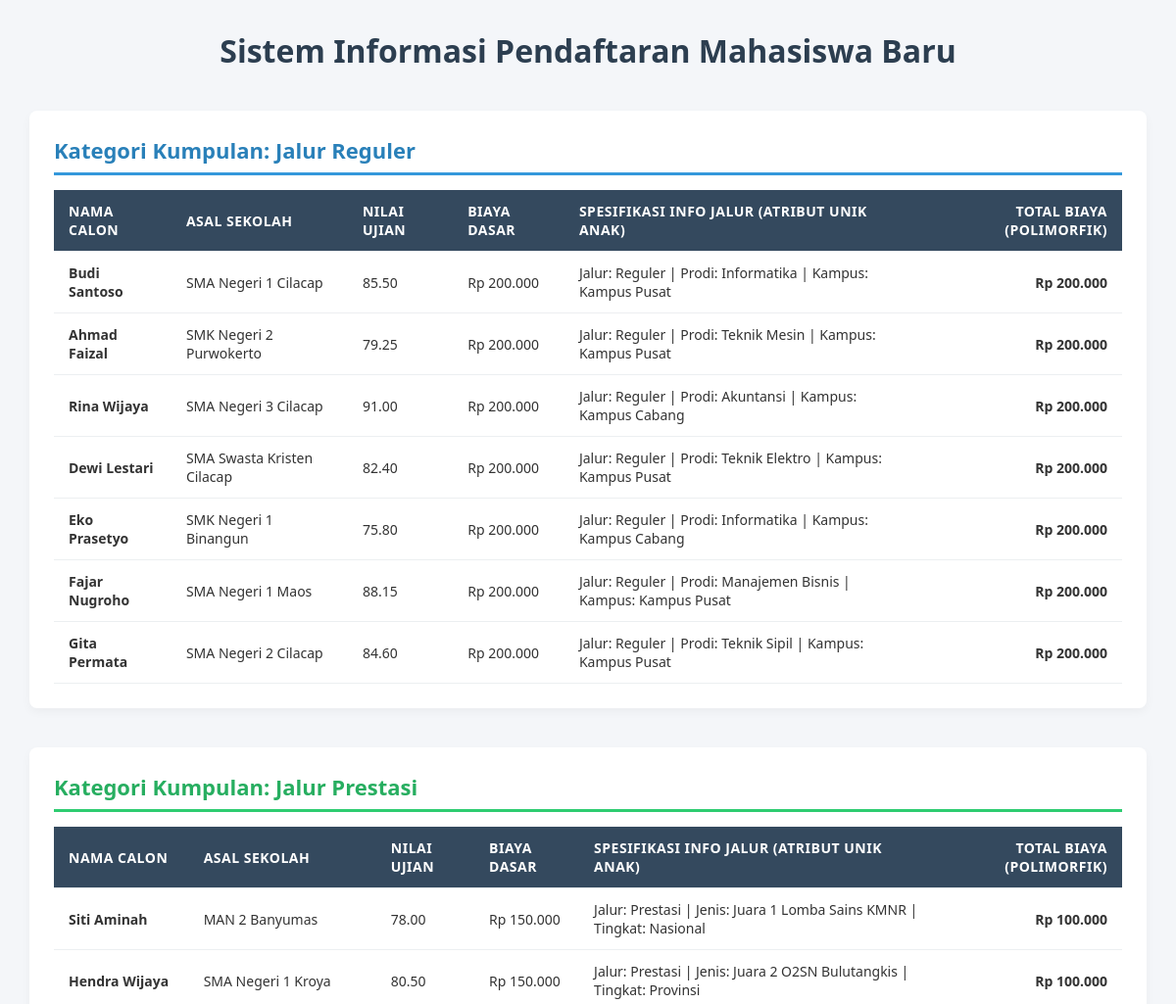
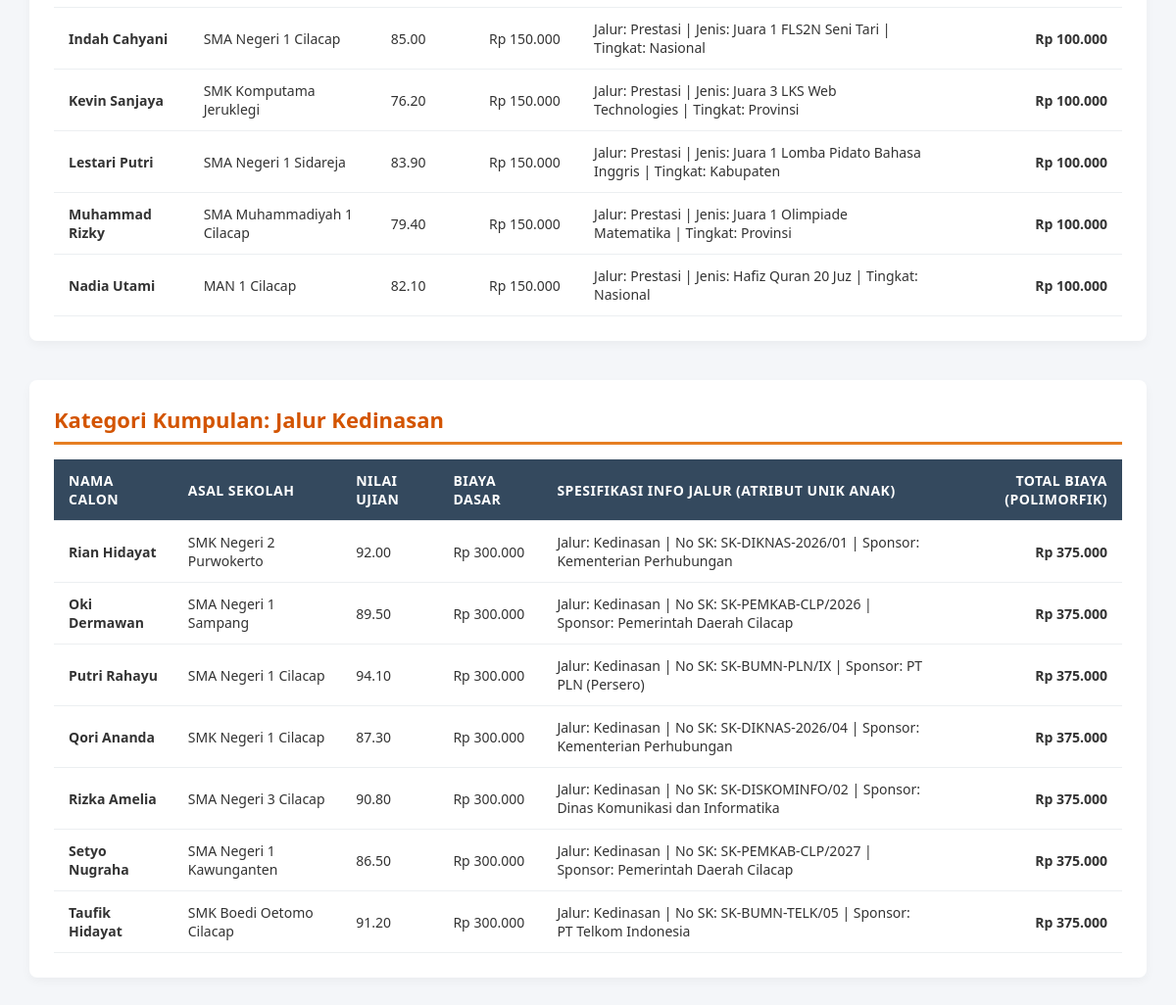
The page / on the database its author committed (2 pictures, top to bottom).
### tables this page shows
CREATE TABLE `tabel_pendaftaran` (
  `id_pendaftaran` int NOT NULL,
  `nama_calon` varchar(255) NOT NULL,
  `asal_sekolah` varchar(155) NOT NULL,
  `nilai_ujian` decimal(5,2) NOT NULL,
  `biaya_pendaftaran_dasar` decimal(10,2) NOT NULL,
  `jalur_pendaftaran` enum('Reguler','Prestasi','Kedinasan') NOT NULL,
  `pilihan_prodi` varchar(100) DEFAULT NULL,
  `lokasi_kampus` varchar(100) DEFAULT NULL,
  `jenis_prestasi` varchar(100) DEFAULT NULL,
  `tingkat_prestasi` varchar(50) DEFAULT NULL,
  `sk_ikatan_dinas` varchar(100) DEFAULT NULL,
  `instansi_sponsor` varchar(155) DEFAULT NULL
);

### pendaftaranreguler.php (called while the page is built, shortened)
<?php
require_once 'pendaftaran.php';
class PendaftaranReguler extends Pendaftaran {
    private $pilihanProdi;
    private $lokasiKampus;
    public function __construct($data = []) {
        if (!empty($data)) {
            $this->pilihanProdi = $data['pilihan_prodi'] ?? '';
            $this->lokasiKampus = $data['lokasi_kampus'] ?? '';
        }
    }
    public function hitungTotalBiaya() {
        return $this->biayaPendaftaranDasar;
    }
    public function tampilkanInfoJalur() {
        return "Jalur: Reguler | Prodi: " . $this->pilihanProdi . " | Kampus: " . $this->lokasiKampus;
    }
    public function getDaftarReguler($db) {
        $query = "SELECT id_pendaftaran, nama_calon, asal_sekolah, nilai_ujian, biaya_pendaftaran_dasar, jalur_pendaftaran, pilihan_prodi, lokasi_kampus
                  FROM tabel_pendaftaran
                  WHERE jalur_pendaftaran = 'Reguler'";
        $result = $db->query($query);
        return $result->fetch_all(MYSQLI_ASSOC);
    }
}
?>

### pendaftaran.php (called while the page is built, shortened)
<?php
abstract class Pendaftaran {
    public function __construct($data) {
        $this->biayaPendaftaranDasar  = $data['biaya_pendaftaran_dasar'] ?? 0.0;
    }
}

### pendaftaranprestasi.php (called while the page is built, shortened)
<?php
require_once 'pendaftaran.php';
class PendaftaranPrestasi extends Pendaftaran {
    private $jenisPrestasi;
    private $tingkatPrestasi;
    public function __construct($data = []) {
        if (!empty($data)) {
            $this->jenisPrestasi   = $data['jenis_prestasi'] ?? '';
            $this->tingkatPrestasi = $data['tingkat_prestasi'] ?? '';
        }
    }
    public function hitungTotalBiaya() {
        return $this->biayaPendaftaranDasar - 50000;
    }
    public function tampilkanInfoJalur() {
        return "Jalur: Prestasi | Jenis: " . $this->jenisPrestasi . " | Tingkat: " . $this->tingkatPrestasi;
    }
    public function getDaftarPrestasi($db) {
        $query = "SELECT id_pendaftaran, nama_calon, asal_sekolah, nilai_ujian, biaya_pendaftaran_dasar, jalur_pendaftaran, jenis_prestasi, tingkat_prestasi
                  FROM tabel_pendaftaran
                  WHERE jalur_pendaftaran = 'Prestasi'";
        $result = $db->query($query);
        return $result->fetch_all(MYSQLI_ASSOC);
    }
}
?>

### pendaftarankedinasan.php (called while the page is built, shortened)
<?php
require_once 'pendaftaran.php';
class PendaftaranKedinasan extends Pendaftaran {
    private $skIkatanDinas;
    private $instansiSponsor;
    public function __construct($data = []) {
        if (!empty($data)) {
            $this->skIkatanDinas   = $data['sk_ikatan_dinas'] ?? '';
            $this->instansiSponsor = $data['instansi_sponsor'] ?? '';
        }
    }
    public function hitungTotalBiaya() {
        return $this->biayaPendaftaranDasar * 1.25;
    }
    public function tampilkanInfoJalur() {
        return "Jalur: Kedinasan | No SK: " . $this->skIkatanDinas . " | Sponsor: " . $this->instansiSponsor;
    }
    public function getDaftarKedinasan($db) {
        $query = "SELECT id_pendaftaran, nama_calon, asal_sekolah, nilai_ujian, biaya_pendaftaran_dasar, jalur_pendaftaran, sk_ikatan_dinas, instansi_sponsor
                  FROM tabel_pendaftaran
                  WHERE jalur_pendaftaran = 'Kedinasan'";
        $result = $db->query($query);
        return $result->fetch_all(MYSQLI_ASSOC);
    }
}
?>

### index.php (the view, shortened to what this page needs)
<?php
require_once 'pendaftaran.php';
require_once 'PendaftaranReguler.php';
require_once 'PendaftaranPrestasi.php';
require_once 'PendaftaranKedinasan.php';
$koneksiObj = new Koneksi();
$db = $koneksiObj->db;
$regulerObj   = new PendaftaranReguler();
$prestasiObj  = new PendaftaranPrestasi();
$kedinasanObj = new PendaftaranKedinasan();
$dataReguler   = $regulerObj->getDaftarReguler($db);
$dataPrestasi  = $prestasiObj->getDaftarPrestasi($db);
$dataKedinasan = $kedinasanObj->getDaftarKedinasan($db);
?>
<!DOCTYPE html>
<html lang="id">
<head>
</head>
<body>
    <h1>Sistem Informasi Pendaftaran Mahasiswa Baru</h1>
    <div class="jalur-section Reguler">
        <div class="jalur-title">Kategori Kumpulan: Jalur Reguler</div>
        <table>
            <thead>
                <tr>
                    <th>Nama Calon</th>
                    <th>Asal Sekolah</th>
                    <th>Nilai Ujian</th>
                    <th>Biaya Dasar</th>
                    <th>Spesifikasi Info Jalur (Atribut Unik Anak)</th>
                    <th class="text-right">Total Biaya (Polimorfik)</th>
                </tr>
            </thead>
            <tbody>
                <?php if (!empty($dataReguler)): ?>
                    <?php foreach ($dataReguler as $row): ?>
                        <?php
                        $mhs = new PendaftaranReguler($row);
                        ?>
                        <tr>
                            <td><strong><?= htmlspecialchars($row['nama_calon']); ?></strong></td>
                            <td><?= htmlspecialchars($row['asal_sekolah']); ?></td>
                            <td><?= htmlspecialchars($row['nilai_ujian']); ?></td>
                            <td>Rp <?= number_format($row['biaya_pendaftaran_dasar'], 0, ',', '.'); ?></td>
                            <td><?= $mhs->tampilkanInfoJalur(); ?></td>
                            <td class="text-right"><strong>Rp <?= number_format($mhs->hitungTotalBiaya(), 0, ',', '.'); ?></strong></td>
                        </tr>
                    <?php endforeach; ?>
                <?php else: ?>
                    <tr><td colspan="6" class="empty">Tidak ada data pendaftaran jalur Reguler.</td></tr>
                <?php endif; ?>
            </tbody>
        </table>
    </div>
    <div class="jalur-section Prestasi">
        <div class="jalur-title">Kategori Kumpulan: Jalur Prestasi</div>
        <table>
            <thead>
                <tr>
                    <th>Nama Calon</th>
                    <th>Asal Sekolah</th>
                    <th>Nilai Ujian</th>
                    <th>Biaya Dasar</th>
                    <th>Spesifikasi Info Jalur (Atribut Unik Anak)</th>
                    <th class="text-right">Total Biaya (Polimorfik)</th>
                </tr>
            </thead>
            <tbody>
                <?php if (!empty($dataPrestasi)): ?>
                    <?php foreach ($dataPrestasi as $row): ?>
                        <?php
                        $mhs = new PendaftaranPrestasi($row);
                        ?>
                        <tr>
                            <td><strong><?= htmlspecialchars($row['nama_calon']); ?></strong></td>
                            <td><?= htmlspecialchars($row['asal_sekolah']); ?></td>
                            <td><?= htmlspecialchars($row['nilai_ujian']); ?></td>
                            <td>Rp <?= number_format($row['biaya_pendaftaran_dasar'], 0, ',', '.'); ?></td>
                            <td><?= $mhs->tampilkanInfoJalur(); ?></td>
                            <td class="text-right"><strong>Rp <?= number_format($mhs->hitungTotalBiaya(), 0, ',', '.'); ?></strong></td>
                        </tr>
                    <?php endforeach; ?>
                <?php else: ?>
                    <tr><td colspan="6" class="empty">Tidak ada data pendaftaran jalur Prestasi.</td></tr>
                <?php endif; ?>
            </tbody>
        </table>
    </div>
    <div class="jalur-section Kedinasan">
        <div class="jalur-title">Kategori Kumpulan: Jalur Kedinasan</div>
        <table>
            <thead>
                <tr>
                    <th>Nama Calon</th>
                    <th>Asal Sekolah</th>
                    <th>Nilai Ujian</th>
                    <th>Biaya Dasar</th>
                    <th>Spesifikasi Info Jalur (Atribut Unik Anak)</th>
                    <th class="text-right">Total Biaya (Polimorfik)</th>
                </tr>
            </thead>
            <tbody>
                <?php if (!empty($dataKedinasan)): ?>
                    <?php foreach ($dataKedinasan as $row): ?>
                        <?php
                        $mhs = new PendaftaranKedinasan($row);
                        ?>
                        <tr>
                            <td><strong><?= htmlspecialchars($row['nama_calon']); ?></strong></td>
                            <td><?= htmlspecialchars($row['asal_sekolah']); ?></td>
                            <td><?= htmlspecialchars($row['nilai_ujian']); ?></td>
                            <td>Rp <?= number_format($row['biaya_pendaftaran_dasar'], 0, ',', '.'); ?></td>
                            <td><?= $mhs->tampilkanInfoJalur(); ?></td>
                            <td class="text-right"><strong>Rp <?= number_format($mhs->hitungTotalBiaya(), 0, ',', '.'); ?></strong></td>
                        </tr>
                    <?php endforeach; ?>
                <?php else: ?>
                    <tr><td colspan="6" class="empty">Tidak ada data pendaftaran jalur Kedinasan.</td></tr>
                <?php endif; ?>
            </tbody>
        </table>
    </div>
</body>
</html>

### index.php (style rules this page uses)
body { font-family: 'Segoe UI', Tahoma, Geneva, Verdana, sans-serif; margin: 30px; background-color: #f4f6f9; color: #333; }
h1 { text-align: center; color: #2c3e50; margin-bottom: 40px; font-weight: 700; }
.jalur-section { background: #fff; padding: 25px; border-radius: 8px; box-shadow: 0 4px 10px rgba(0,0,0,0.04); margin-bottom: 40px; }
.jalur-title { font-size: 22px; font-weight: bold; padding-bottom: 8px; margin-bottom: 15px; border-bottom: 3px solid #34495e; }
.Reguler .jalur-title { border-color: #3498db; color: #2980b9; }
.Prestasi .jalur-title { border-color: #2ecc71; color: #27ae60; }
.Kedinasan .jalur-title { border-color: #e67e22; color: #d35400; }
table { width: 100%; border-collapse: collapse; margin-top: 10px; }
th, td { padding: 12px 15px; text-align: left; border-bottom: 1px solid #eceff1; font-size: 14px; }
th { background-color: #34495e; color: white; text-transform: uppercase; letter-spacing: 0.5px; }
.text-right { text-align: right; }

### rows shown on the page
tabel_pendaftaran: nama_calon "Budi Santoso", asal_sekolah "SMA Negeri 1 Cilacap", nilai_ujian "85.50", biaya_pendaftaran_dasar "200.000", $mhs->tampilkanInfoJalur() "Jalur: Reguler | Prodi: Informatika | Kampus: Kampus Pusat"
tabel_pendaftaran: nama_calon "Ahmad Faizal", asal_sekolah "SMK Negeri 2 Purwokerto", nilai_ujian "79.25", biaya_pendaftaran_dasar "200.000", $mhs->tampilkanInfoJalur() "Jalur: Reguler | Prodi: Teknik Mesin | Kampus: Kampus Pusat"
tabel_pendaftaran: nama_calon "Rina Wijaya", asal_sekolah "SMA Negeri 3 Cilacap", nilai_ujian "91.00", biaya_pendaftaran_dasar "200.000", $mhs->tampilkanInfoJalur() "Jalur: Reguler | Prodi: Akuntansi | Kampus: Kampus Cabang"
tabel_pendaftaran: nama_calon "Dewi Lestari", asal_sekolah "SMA Swasta Kristen Cilacap", nilai_ujian "82.40", biaya_pendaftaran_dasar "200.000", $mhs->tampilkanInfoJalur() "Jalur: Reguler | Prodi: Teknik Elektro | Kampus: Kampus Pusat"
tabel_pendaftaran: nama_calon "Eko Prasetyo", asal_sekolah "SMK Negeri 1 Binangun", nilai_ujian "75.80", biaya_pendaftaran_dasar "200.000", $mhs->tampilkanInfoJalur() "Jalur: Reguler | Prodi: Informatika | Kampus: Kampus Cabang"
tabel_pendaftaran: nama_calon "Fajar Nugroho", asal_sekolah "SMA Negeri 1 Maos", nilai_ujian "88.15", biaya_pendaftaran_dasar "200.000", $mhs->tampilkanInfoJalur() "Jalur: Reguler | Prodi: Manajemen Bisnis | Kampus: Kampus Pusat"
tabel_pendaftaran: nama_calon "Gita Permata", asal_sekolah "SMA Negeri 2 Cilacap", nilai_ujian "84.60", biaya_pendaftaran_dasar "200.000", $mhs->tampilkanInfoJalur() "Jalur: Reguler | Prodi: Teknik Sipil | Kampus: Kampus Pusat"
tabel_pendaftaran: nama_calon "Siti Aminah", asal_sekolah "MAN 2 Banyumas", nilai_ujian "78.00", biaya_pendaftaran_dasar "150.000", $mhs->tampilkanInfoJalur() "Jalur: Prestasi | Jenis: Juara 1 Lomba Sains KMNR | Tingkat: Nasional", biaya_pendaftaran_dasar "100.000"
tabel_pendaftaran: nama_calon "Hendra Wijaya", asal_sekolah "SMA Negeri 1 Kroya", nilai_ujian "80.50", biaya_pendaftaran_dasar "150.000", $mhs->tampilkanInfoJalur() "Jalur: Prestasi | Jenis: Juara 2 O2SN Bulutangkis | Tingkat: Provinsi", biaya_pendaftaran_dasar "100.000"
tabel_pendaftaran: nama_calon "Indah Cahyani", asal_sekolah "SMA Negeri 1 Cilacap", nilai_ujian "85.00", biaya_pendaftaran_dasar "150.000", $mhs->tampilkanInfoJalur() "Jalur: Prestasi | Jenis: Juara 1 FLS2N Seni Tari | Tingkat: Nasional", biaya_pendaftaran_dasar "100.000"
tabel_pendaftaran: nama_calon "Kevin Sanjaya", asal_sekolah "SMK Komputama Jeruklegi", nilai_ujian "76.20", biaya_pendaftaran_dasar "150.000", $mhs->tampilkanInfoJalur() "Jalur: Prestasi | Jenis: Juara 3 LKS Web Technologies | Tingkat: Provinsi", biaya_pendaftaran_dasar "100.000"
tabel_pendaftaran: nama_calon "Lestari Putri", asal_sekolah "SMA Negeri 1 Sidareja", nilai_ujian "83.90", biaya_pendaftaran_dasar "150.000", $mhs->tampilkanInfoJalur() "Jalur: Prestasi | Jenis: Juara 1 Lomba Pidato Bahasa Inggris | Tingkat: Kabupaten", biaya_pendaftaran_dasar "100.000"
tabel_pendaftaran: nama_calon "Muhammad Rizky", asal_sekolah "SMA Muhammadiyah 1 Cilacap", nilai_ujian "79.40", biaya_pendaftaran_dasar "150.000", $mhs->tampilkanInfoJalur() "Jalur: Prestasi | Jenis: Juara 1 Olimpiade Matematika | Tingkat: Provinsi", biaya_pendaftaran_dasar "100.000"
tabel_pendaftaran: nama_calon "Nadia Utami", asal_sekolah "MAN 1 Cilacap", nilai_ujian "82.10", biaya_pendaftaran_dasar "150.000", $mhs->tampilkanInfoJalur() "Jalur: Prestasi | Jenis: Hafiz Quran 20 Juz | Tingkat: Nasional", biaya_pendaftaran_dasar "100.000"
tabel_pendaftaran: nama_calon "Rian Hidayat", asal_sekolah "SMK Negeri 2 Purwokerto", nilai_ujian "92.00", biaya_pendaftaran_dasar "300.000", $mhs->tampilkanInfoJalur() "Jalur: Kedinasan | No SK: SK-DIKNAS-2026/01 | Sponsor: Kementerian Perhubungan", biaya_pendaftaran_dasar "375.000"
tabel_pendaftaran: nama_calon "Oki Dermawan", asal_sekolah "SMA Negeri 1 Sampang", nilai_ujian "89.50", biaya_pendaftaran_dasar "300.000", $mhs->tampilkanInfoJalur() "Jalur: Kedinasan | No SK: SK-PEMKAB-CLP/2026 | Sponsor: Pemerintah Daerah Cilacap", biaya_pendaftaran_dasar "375.000"
tabel_pendaftaran: nama_calon "Putri Rahayu", asal_sekolah "SMA Negeri 1 Cilacap", nilai_ujian "94.10", biaya_pendaftaran_dasar "300.000", $mhs->tampilkanInfoJalur() "Jalur: Kedinasan | No SK: SK-BUMN-PLN/IX | Sponsor: PT PLN (Persero)", biaya_pendaftaran_dasar "375.000"
tabel_pendaftaran: nama_calon "Qori Ananda", asal_sekolah "SMK Negeri 1 Cilacap", nilai_ujian "87.30", biaya_pendaftaran_dasar "300.000", $mhs->tampilkanInfoJalur() "Jalur: Kedinasan | No SK: SK-DIKNAS-2026/04 | Sponsor: Kementerian Perhubungan", biaya_pendaftaran_dasar "375.000"
tabel_pendaftaran: nama_calon "Rizka Amelia", asal_sekolah "SMA Negeri 3 Cilacap", nilai_ujian "90.80", biaya_pendaftaran_dasar "300.000", $mhs->tampilkanInfoJalur() "Jalur: Kedinasan | No SK: SK-DISKOMINFO/02 | Sponsor: Dinas Komunikasi dan Informatika", biaya_pendaftaran_dasar "375.000"
tabel_pendaftaran: nama_calon "Setyo Nugraha", asal_sekolah "SMA Negeri 1 Kawunganten", nilai_ujian "86.50", biaya_pendaftaran_dasar "300.000", $mhs->tampilkanInfoJalur() "Jalur: Kedinasan | No SK: SK-PEMKAB-CLP/2027 | Sponsor: Pemerintah Daerah Cilacap", biaya_pendaftaran_dasar "375.000"
tabel_pendaftaran: nama_calon "Taufik Hidayat", asal_sekolah "SMK Boedi Oetomo Cilacap", nilai_ujian "91.20", biaya_pendaftaran_dasar "300.000", $mhs->tampilkanInfoJalur() "Jalur: Kedinasan | No SK: SK-BUMN-TELK/05 | Sponsor: PT Telkom Indonesia", biaya_pendaftaran_dasar "375.000"
